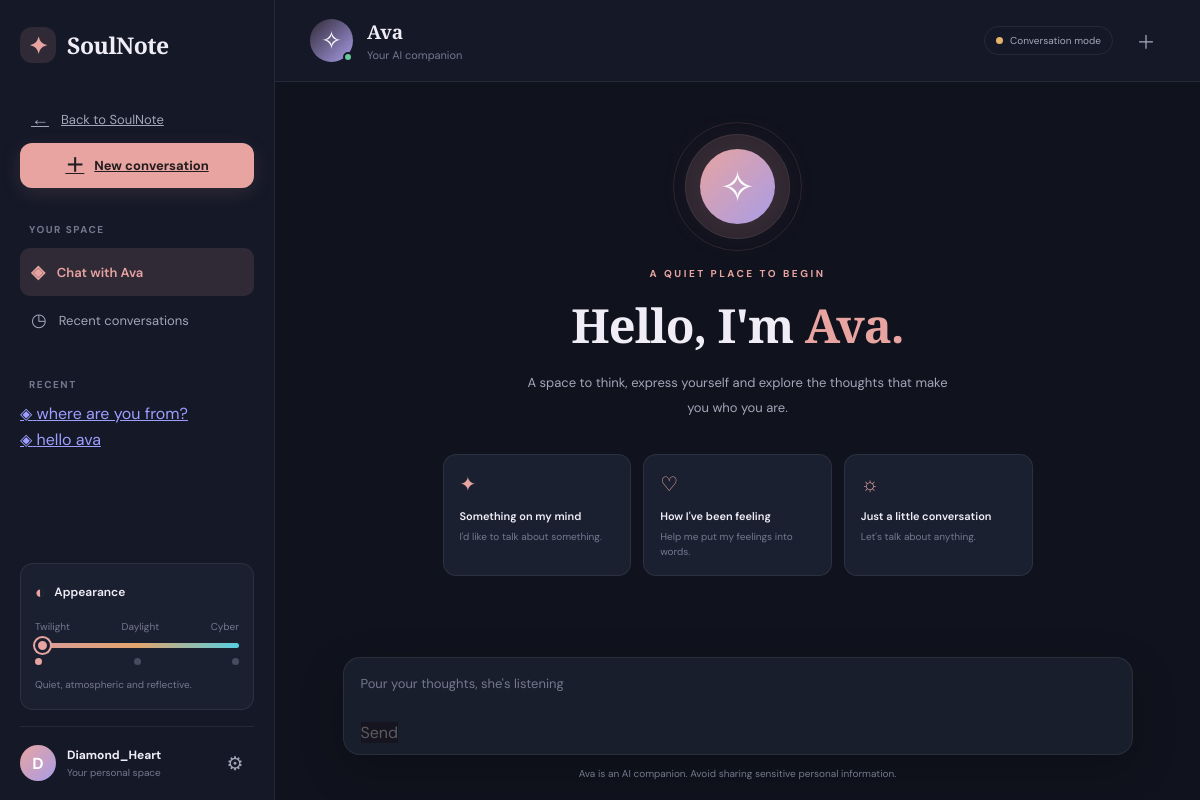
The page /ava-companion (signed in) on the database its author committed.
### ava/models.py (models this page shows, shortened)
class ConversationHistory(models.Model):
	conversation_uuid = models.UUIDField(
		default=uuid.uuid4,
		editable=False,
		unique=True
	)
	user = models.ForeignKey(
		User,
		on_delete=models.CASCADE,
		related_name='conversations'
	)
	title = models.CharField(max_length=150, blank=False, default="New chat", null=False)
	created_at = models.DateTimeField(auto_now_add=True)
	updated_at = models.DateTimeField(auto_now=True)
	class Meta:
		ordering = ['-updated_at']
		verbose_name="Conversation"
		verbose_name_plural = "Conversations"

### ava/views.py (the view, shortened to what this page needs)
# urls.py: path('', ava_chat_view, name='chat'),
@login_required
def ava_chat_view(request, conversation_uuid=None):
    repository = ConversationRepository(request.user)
    conversations = repository.get_conversations()
    active_conversation = None
    messages = []
    context = {
        "user": request.user,
        "conversations": conversations,
        "active_conversation": active_conversation,
        "messages": messages,
    }
    return render(request, "ava/index.html", context)

### ava/repositories.py (called while the page is built)
    def get_conversations(self):
        return self.user.conversations.all()

### templates/ava/index.html (shortened to what this page needs)
{% load static %}
<!DOCTYPE html>
<html lang="en" data-theme="twilight">
<head>
	<link rel="stylesheet" href="{% static 'styles/ava/ava.css' %}">
</head>
<body>
<div class="app-shell">
    <aside class="sidebar" id="sidebar">
        <div class="sidebar-top">
            <a href="{% url 'home' %}" class="brand">
				<span class="brand-symbol">✦</span>
				<span>SoulNote</span>
			</a>
			<a href="{% url 'home' %}" class="sidebar-link back-home-button">
				<span>←</span>
				<span>Back to SoulNote</span>
			</a>
            <a href="{% url 'ava:chat' %}" class="new-chat-button" id="newChat">
				<span>＋</span>
				New conversation
			</a>
            <div class="sidebar-section">
                <p class="sidebar-label">YOUR SPACE</p>
                <button class="sidebar-link active">
                    <span>◈</span>
                    <span>Chat with Ava</span>
                </button>
                <button class="sidebar-link" id="historyButton">
                    <span>◷</span>
                    <span>Recent conversations</span>
                </button>
            </div>
            <div class="conversation-section">
                <p class="sidebar-label">RECENT</p>
				<div class="conversation-list" id="conversationList">
					{% for conversation in conversations %}
						<a
							href="{% url 'ava:conversation' conversation.conversation_uuid %}"
							class="conversation-item {% if active_conversation.id == conversation.id %}active{% endif %}"
							data-conversation-id="{{ conversation.conversation_uuid }}"
						>
							<span class="conversation-icon">◈</span>
							<span class="conversation-title">
								{{ conversation.title }}
							</span>
						</a>
					{% empty %}
						<p class="empty-history">
							Your conversations will appear here.
						</p>
					{% endfor %}
				</div>
            </div>
        </div>
        <div class="appearance-panel">
            <div class="appearance-heading">
                <span class="appearance-icon">◐</span>
                <span>Appearance</span>
            </div>
            <div class="theme-control">
                <div class="theme-labels">
                    <span>Twilight</span>
                    <span>Daylight</span>
                    <span>Cyber</span>
                </div>
                <input
                    type="range"
                    id="themeSlider"
                    min="0"
                    max="2"
                    step="1"
                    value="0"
                    aria-label="Choose Ava's appearance"
                >
                <div class="theme-dots">
                    <span class="theme-dot active"></span>
                    <span class="theme-dot"></span>
                    <span class="theme-dot"></span>
                </div>
            </div>
            <p class="appearance-description" id="themeDescription">
            </p>
        </div>
        <div class="sidebar-footer">
            <div class="footer-avatar">
			{{ user.username|first|upper }}
		</div>
		<div class="footer-user">
			<strong>{{ user.username }}</strong>
			<span>Your personal space</span>
		</div>
            <button class="icon-button" title="Settings">
                ⚙
            </button>
        </div>
    </aside>
    <main class="main-content">
        <header class="chat-header">
            <div class="header-left">
                <div class="ava-avatar">
                    <span>✧</span>
                    <i class="avatar-status"></i>
                </div>
                <div class="header-identity">
                    <h2>Ava</h2>
                    <span>Your AI companion</span>
                </div>
            </div>
            <div class="header-actions">
                <span class="connection-status">
                    <i></i>
                    Conversation mode
                </span>
                <button class="icon-button"
						id="clearChat"
						title="Start a new conversation">
					＋
				</button>
            </div>
        </header>
        <section class="chat-area" id="chatArea">
			{% if not messages %}
            <div class="welcome-state" id="welcomeState">
                <div class="welcome-orbit">
                    <div class="welcome-glow"></div>
                    <div class="welcome-symbol">✧</div>
                </div>
                <p class="eyebrow">A QUIET PLACE TO BEGIN</p>
                <h1>
                    Hello, I'm <span>Ava.</span>
                </h1>
                <p class="welcome-description">
                    A space to think, express yourself and explore
                    the thoughts that make you who you are.
                </p>
                <div class="suggestion-list">
                    <button class="suggestion-card">
                        <span>✦</span>
                        <div>
                            <strong>Something on my mind</strong>
                            <small>I'd like to talk about something.</small>
                        </div>
                    </button>
                    <button class="suggestion-card">
                        <span>♡</span>
                        <div>
                            <strong>How I've been feeling</strong>
                            <small>Help me put my feelings into words.</small>
                        </div>
                    </button>
                    <button class="suggestion-card">
                        <span>☼</span>
                        <div>
                            <strong>Just a little conversation</strong>
                            <small>Let's talk about anything.</small>
                        </div>
                    </button>
                </div>
            </div>
            {% endif %}
        </section>
        <footer class="composer-section">
            <div class="composer-wrapper">
                <form
					id="messageForm"
					class="composer"
					method="POST"
					action="{% url 'ava:submit-message' %}"
					data-conversation-uuid="{% if active_conversation %}{{ active_conversation.conversation_uuid }}{% endif %}"
				>
					<textarea
						id="messageInput"
						name="user_input"
						maxlength="8000"
						placeholder="Pour your thoughts, she's listening"
						required
					></textarea>
					<button
						type="submit"
						id="sendButton"
						disabled
					>
						Send
					</button>
				</form>
            </div>
            <p class="privacy-note">
                Ava is an AI companion. Avoid sharing sensitive personal information.
            </p>
        </footer>
    </main>
</div>
</body>
</html>

### rows shown on the page
ConversationHistory: title "where are you from?"
ConversationHistory: title "hello ava"

### other values the page prints
{{ user.username|first|upper }} "D"
{{ user.username }} "Diamond_Heart"
